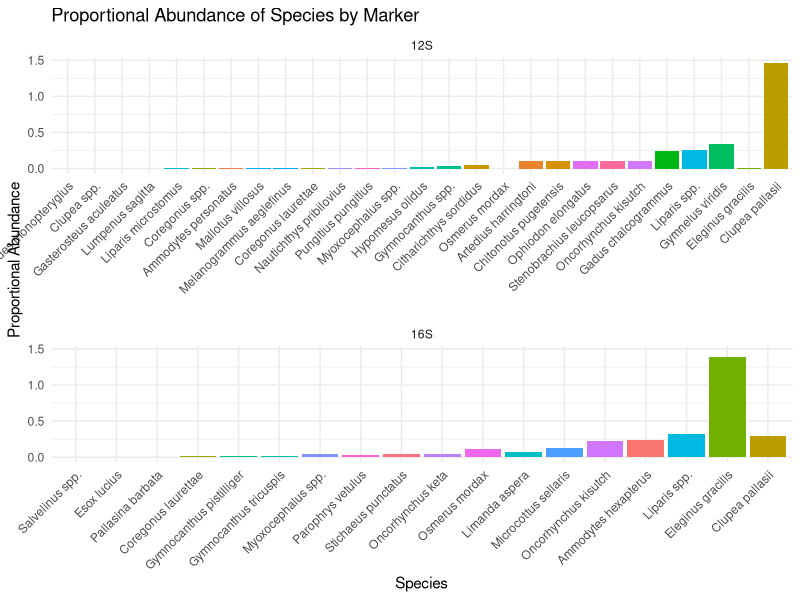
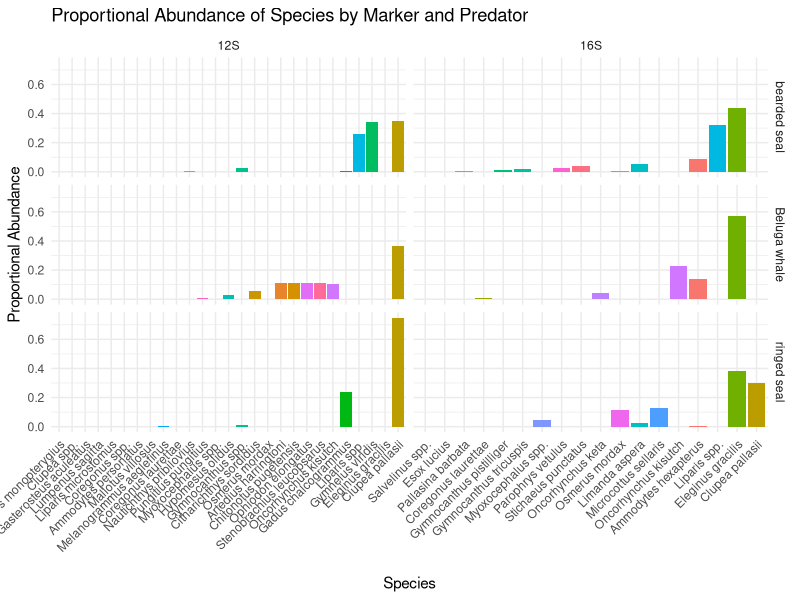

The R source for these figures, in order: (Note: this script raises an error after producing the figures.)
# ------------------------------------------------------------------
# SPECIES BY ABUNDANCE TABLE
# ------------------------------------------------------------------
library(tidyverse)
library(dplyr)
library(openxlsx)
library(gridExtra)
library(RColorBrewer)

# Loads in data
combined_df <- read.csv("Deliverables/allrows-abundance.csv")

# Checks relativbe abundance is calculated correctly 
equal.one <- combined_df %>%
  group_by(Sample, Marker, Predator) %>%
  summarise(total_abundance = sum(Abundance))

# Creates a table with only desired columns
abundance_df <- combined_df %>%
  select(Abundance, Sample, Marker, Species, Predator)%>%
  drop_na()

abundance_by_marker <- abundance_df %>%
  group_by(Marker, Species, Predator) %>%
  summarise(species_abundance = sum(Abundance, na.rm = TRUE), .groups = "drop") %>%
  group_by(Marker, Predator) %>%
  mutate(total_abundance = sum(species_abundance),
         prop_abundance = species_abundance / total_abundance) %>%
  arrange(Marker, desc(prop_abundance))

# By marker
ggplot(abundance_by_marker, aes(x = reorder(Species, prop_abundance), y = prop_abundance, fill = Species)) +
  geom_bar(stat = "identity") +
  facet_wrap(~Marker, ncol = 1, scales = "free_x") +
  labs(title = "Proportional Abundance of Species by Marker",
       x = "Species",
       y = "Proportional Abundance") +
  theme_minimal() +
  theme(axis.text.x = element_text(angle = 45, hjust = 1), legend.position = "none")

# By marker and predator
ggplot(abundance_by_marker, aes(x = reorder(Species, prop_abundance), y = prop_abundance, fill = Species)) +
  geom_bar(stat = "identity") +
  facet_grid(Predator ~ Marker, scales = "free_x") +
  labs(title = "Proportional Abundance of Species by Marker and Predator",
       x = "Species",
       y = "Proportional Abundance") +
  theme_minimal() +
  theme(axis.text.x = element_text(angle = 45, hjust = 1), legend.position = "none")

# Total across markers; predator

# Split abundance_by_marker by Predator and Marker
split_data <- split(abundance_by_marker, list(abundance_by_marker$Predator, abundance_by_marker$Marker), drop = TRUE)

# Create a new workbook
wb <- createWorkbook()

# Add a sheet and write data for each Predator-Marker combination
for(name in names(split_data)) {
  # Clean sheet name by replacing "." with "_" or other characters to avoid Excel limitations
  sheet_name <- gsub("\\.", "_", name)
  
  # Select columns you want to export
  data_to_write <- split_data[[name]] %>%
    select(Marker, Species, prop_abundance, Predator)
  
  # Add worksheet named by predator_marker, truncating if needed for Excel sheet name length limits (max 31 chars)
  addWorksheet(wb, sheetName = substr(sheet_name, 1, 31))
  
  # Write data
  writeData(wb, sheet = substr(sheet_name, 1, 31), x = data_to_write)
}

# Save workbook
saveWorkbook(wb, "Deliverables/predator_marker_species_proportions.xlsx", overwrite = TRUE)

# ------------------------------------------------------------------
# SPECIES BY ABUNDANCE TABLE
# ------------------------------------------------------------------
# Reads in the sheets
file <- "Deliverables/predator_marker_species_proportions.xlsx"
wb_sheets <- getSheetNames(file)


# Extracts all unique species present in all dfs
all_species <- unique(unlist(lapply(list_of_dfs, function(df) df$Species)))

# Generates distinct colors for all species
palette_colors <- brewer.pal(min(length(all_species), 12), "Set3")  # use 12 max colors from Set3 palette as example
if(length(all_species) > length(palette_colors)) {
  # Expands colors if more species than palette colors
  palette_colors <- colorRampPalette(palette_colors)(length(all_species))
}
species_colors <- setNames(palette_colors, all_species)

# Applies manual color scale in plot loop
plots <- list()
for(sheet_name in names(list_of_dfs)) {
  df <- list_of_dfs[[sheet_name]]
  df_filtered <- df %>% filter(prop_abundance > 0)
  
  p <- ggplot(df_filtered, aes(x = reorder(Species, prop_abundance), y = prop_abundance, fill = Species)) +
    geom_bar(stat = "identity") +
    scale_fill_manual(values = species_colors) +  # consistent colors across all plots
    labs(title = paste(sheet_name),
         x = "",
         y = "Proportional Abundance") +
    theme_minimal() +
    theme(axis.text.x = element_text(angle = 45, hjust = 1), legend.position = "none")
  
  plots[[sheet_name]] <- p
}

grid.arrange(grobs = plots, ncol = 3)




# ------------------------------------------------------------------
# old code
# ------------------------------------------------------------------
# ### CREATE EXCEL
# # Filter and order data for each marker
# sheet_12s <- abundance_by_marker %>%
#   filter(Marker == "12S", Predator) %>%
#   arrange(desc(prop_abundance)) %>%
#   select(Marker, Species, prop_abundance, Predator)
# 
# sheet_16s <- abundance_by_marker %>%
#   filter(Marker == "16S") %>%
#   arrange(desc(prop_abundance)) %>%
#   select(Marker, Species, prop_abundance, Predator)
# 
# # Create workbook and add sheets
# wb <- createWorkbook()
# addWorksheet(wb, "12S")
# addWorksheet(wb, "16S")
# writeData(wb, "12S", sheet_12s)
# writeData(wb, "16S", sheet_16s)
# 
# getwd()
# # Save the workbook as .xlsx (multi-sheet Excel file)
# saveWorkbook(wb, "Deliverables/marker_species_proportions.xlsx", overwrite = TRUE)




# tries to deal with replicates 
## replicates are not a thing here --> need to address this


# Vectors of samples that have technical replicates:
## "?" means I haven't figured it out yet --> is it possible that 
## EB22PH005-S was mistyped and it actually EB23PH005-S???

# original <- c("WADE-003-080", "WADE-003-086", "WADE-003-082", "WADE-003-085", 
#               "WADE-003-075", "WADE-003-071", "WADE-003-077", "WADE-003-084", 
#               "WADE-003-081", "?", "WADE-003-115", "WADE-003-111", 
#               "WADE-003-128", "WADE-003-137", "WADE-003-143")
# # Vectors of samples that are technical replicates (in same order as original): 
# replicates <- c("WADE-003-093", "WADE-003-094", "WADE-003-095", "WADE-003-096", 
#                 "WADE-003-097", "WADE-003-098", "WADE-003-099", "WADE-003-100-C",
#                 "WADE-003-101-C", "WADE-003-122", "WADE-003-123", "WADE-003-124", 
#                 "WADE-003-145", "WADE-003-146", "WADE-003-147")
# 
# # Vectors of samples that have a cleaned and uncleaned version
# cleaned <- c("WADE-003-101-C", "WADE-003-101-C", "WADE-003-116-C", "WADE-003-117-C",
#              "WADE-003-118-C", "WADE-003-127-C")
# 
# uncleaned <- c("WADE-003-100-UC", "WADE-003-101-UC", "WADE-003-116-UC", "WADE-003-117-UC",
#                "WADE-003-118-UC","WADE-003-127-UC")

# # Creates replicate mapping for original and replicate samples
# rep_map <- setNames(original, replicates)
# 
# # Creates cleaned-uncleaned mapping (choose which represents the group)
# clean_map <- setNames(cleaned, uncleaned)
# 
# 
# # Combine all mappings into one named vector for convenience
# # CURRENTLY EXCLUDING "?"
# combined_map <- c(rep_map, clean_map)

# # FUNCTION: Maps samples in combined_map to sample group or keep original if no mapping exists
# ## (e.g. groups uncleaned and cleaned samples into the same group
# ## to later figure out how to deal with)
# map_sample_group <- function(sample) {
#   if (sample %in% names(combined_map)) {
#     combined_map[sample]
#   } else {
#     sample
#   }
# }
# 
# # Uses function on abundance_df (to group based on replication or not)
# abundance_df <- abundance_df %>%
#   rowwise() %>%
#   mutate(SampleGroup = map_sample_group(Sample)) %>%
#   ungroup()
# 
# # Renormalizes
# 
# # Sums abundances across replicates (SampleGroup + Marker + Species)
# abundance_summed <- abundance_df %>%
#   group_by(SampleGroup, Marker, Species) %>%
#   summarise(Total_Abundance = sum(Abundance, na.rm = TRUE)) %>%
#   ungroup()
# 
# # Re-normalizea abundances per SampleGroup and Marker
# abundance_normalized <- abundance_summed %>%
#   group_by(SampleGroup, Marker) %>%
#   mutate(Relative_Abundance = Total_Abundance / sum(Total_Abundance, na.rm = TRUE)) %>%
#   ungroup()
# 
# # Step 4: Check sums now
# check_sums <- abundance_normalized %>%
#   group_by(SampleGroup, Marker) %>%
#   summarise(total_abundance = sum(Relative_Abundance, na.rm = TRUE)) %>%
#   ungroup()
# 
# # LOST SPECIES ASSIGNMENT, WHICH IS THE POINT LOL!! FIGURE OUT HOW THAT 
# # GETS IN HERE
# 
